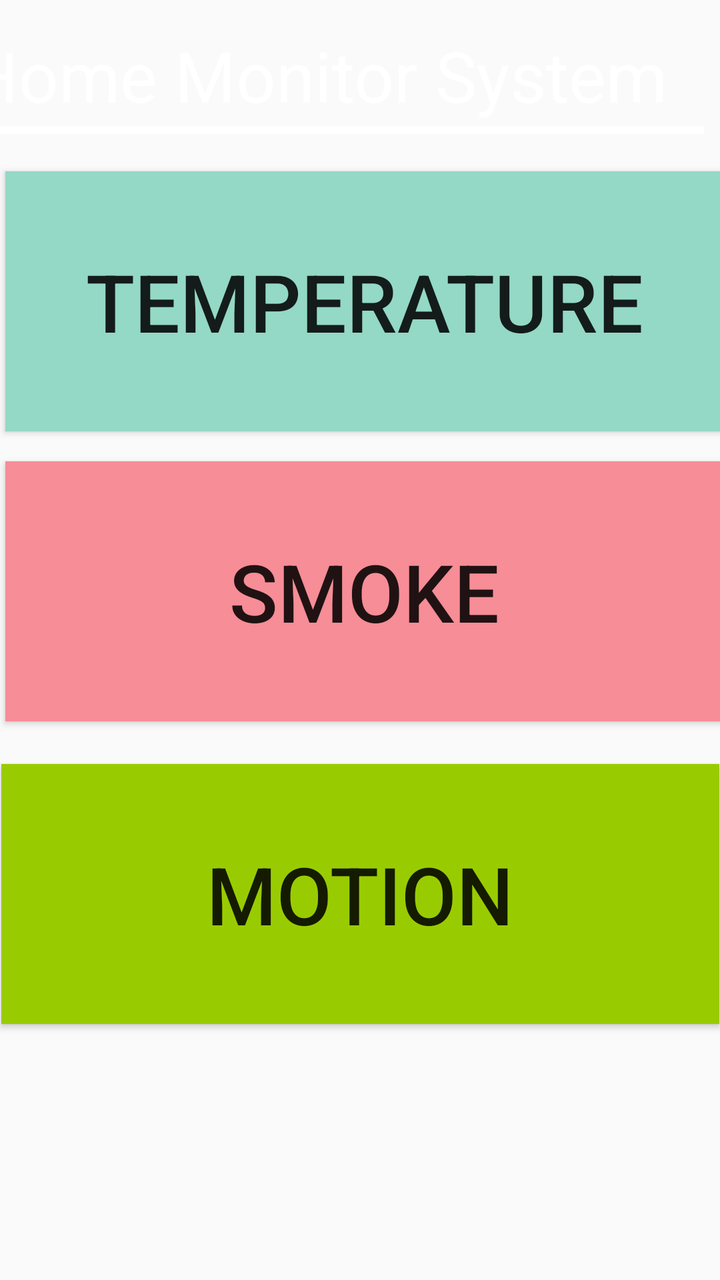
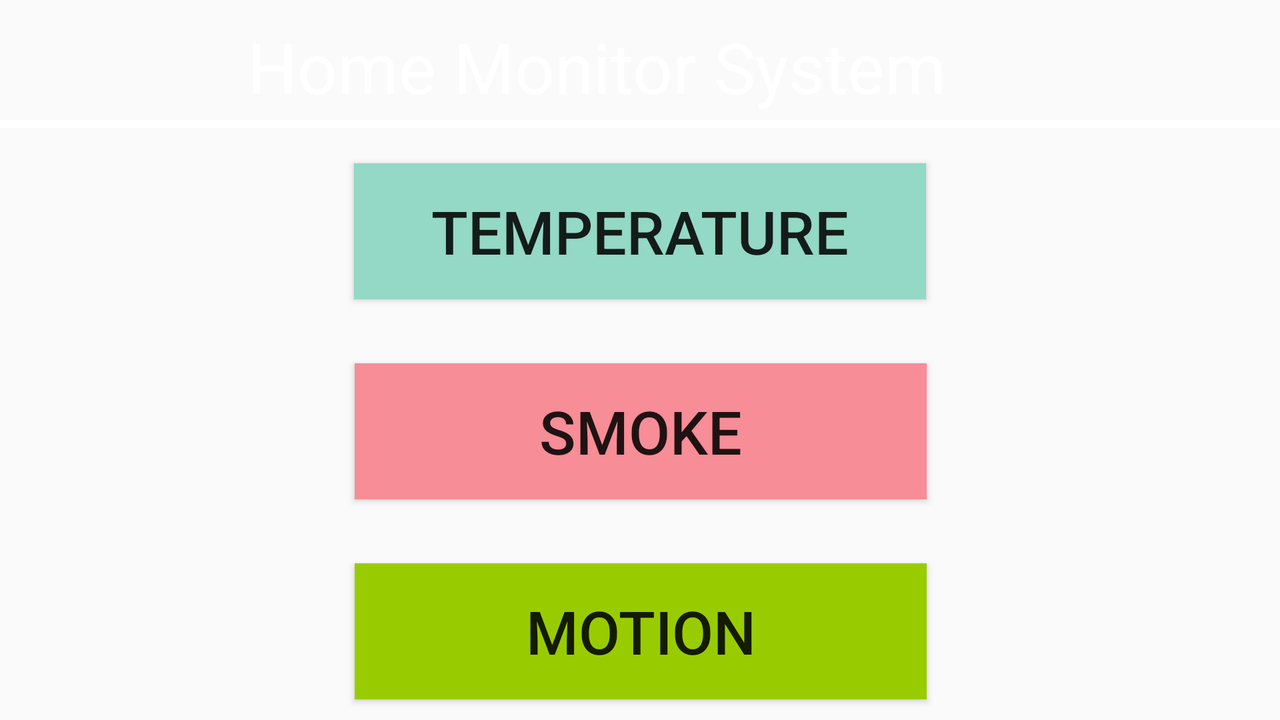

Two renders of one Android screen. The first uses the default layout on a phone; the second uses the alternative layout the repository ships for a different screen configuration, on a matching device. The two XML files are below.
<!-- AndroidManifest.xml: application theme AppTheme -->
<!-- res/layout/home_screen.xml -->
<?xml version="1.0" encoding="utf-8"?>
<androidx.constraintlayout.widget.ConstraintLayout xmlns:android="http://schemas.android.com/apk/res/android"
    xmlns:app="http://schemas.android.com/apk/res-auto"
    xmlns:tools="http://schemas.android.com/tools"
    android:orientation="vertical" android:layout_width="match_parent"
    android:layout_height="match_parent"
    android:background="@drawable/blue_gradient_background">

    <Button
        android:id="@+id/button6"
        android:layout_width="359dp"
        android:layout_height="130dp"
        android:layout_marginStart="8dp"
        android:layout_marginTop="8dp"
        android:layout_marginEnd="8sp"
        android:layout_marginBottom="8dp"
        android:background="@android:color/holo_green_light"
        android:text="Motion"
        android:textSize="40dp"
        app:layout_constraintBottom_toBottomOf="parent"
        app:layout_constraintEnd_toEndOf="parent"
        app:layout_constraintStart_toStartOf="parent"
        app:layout_constraintTop_toBottomOf="@+id/button4"
        app:layout_constraintVertical_bias="0.099" />

    <Button
        android:id="@+id/button4"
        android:layout_width="359dp"
        android:layout_height="130dp"
        android:layout_marginStart="8dp"
        android:layout_marginTop="8dp"
        android:layout_marginEnd="8dp"
        android:layout_marginBottom="8dp"
        android:background="#F78D96"
        android:text="Smoke"
        android:textSize="40dp"
        app:layout_constraintBottom_toBottomOf="parent"
        app:layout_constraintEnd_toEndOf="parent"
        app:layout_constraintHorizontal_bias="0.361"
        app:layout_constraintStart_toStartOf="parent"
        app:layout_constraintTop_toBottomOf="@+id/button3"
        app:layout_constraintVertical_bias="0.025" />

    <Button
        android:id="@+id/button3"
        android:layout_width="359dp"
        android:layout_height="130dp"
        android:layout_marginStart="8dp"
        android:layout_marginTop="8dp"
        android:layout_marginEnd="8dp"
        android:layout_marginBottom="8dp"
        android:background="#94D8C6"
        android:text="Temperature"
        android:textSize="40sp"
        app:layout_constraintBottom_toBottomOf="parent"
        app:layout_constraintEnd_toEndOf="parent"
        app:layout_constraintHorizontal_bias="0.361"
        app:layout_constraintStart_toStartOf="parent"
        app:layout_constraintTop_toBottomOf="@+id/view9"
        app:layout_constraintVertical_bias="0.025" />

    <View
        android:id="@+id/view9"
        android:layout_width="match_parent"
        android:layout_height="4dp"
        android:layout_marginEnd="8dp"
        android:background="@android:color/white"
        app:layout_constraintBottom_toBottomOf="parent"
        app:layout_constraintEnd_toEndOf="parent"
        app:layout_constraintStart_toStartOf="parent"
        app:layout_constraintTop_toTopOf="parent"
        app:layout_constraintVertical_bias="0.099" />

    <TextView
        android:id="@+id/textView7"
        android:layout_width="392dp"
        android:layout_height="45dp"
        android:layout_centerInParent="true"
        android:layout_marginStart="8dp"
        android:layout_marginTop="8dp"
        android:layout_marginEnd="8dp"
        android:layout_marginBottom="8dp"
        android:text="Home Monitor System"
        android:textColor="@color/white"
        android:textSize="35sp"
        app:layout_constraintBottom_toBottomOf="parent"
        app:layout_constraintEnd_toEndOf="parent"
        app:layout_constraintStart_toStartOf="parent"
        app:layout_constraintTop_toTopOf="parent"
        app:layout_constraintVertical_bias="0.011" />
</androidx.constraintlayout.widget.ConstraintLayout>
<!-- resources referenced by this layout -->
<resources>
  <color name="white">#ffffff</color>
  <style name="AppTheme" parent="Theme.AppCompat.Light.DarkActionBar">
          
          <item name="colorPrimary">@color/colorPrimary</item>
          <item name="colorPrimaryDark">@color/colorPrimaryDark</item>
          <item name="colorAccent">@color/colorAccent</item>
      </style>
  <color name="colorPrimary">#008577</color>
  <color name="colorPrimaryDark">#00574B</color>
  <color name="colorAccent">#D81B60</color>
</resources>
<!-- res/layout-land/home_screen.xml (the repository's variant of the layout above) -->
<!-- drawn on the phone turned sideways -->
<?xml version="1.0" encoding="utf-8"?>
<androidx.constraintlayout.widget.ConstraintLayout xmlns:android="http://schemas.android.com/apk/res/android"
    xmlns:app="http://schemas.android.com/apk/res-auto"
    xmlns:tools="http://schemas.android.com/tools"
    android:layout_width="match_parent"
    android:layout_height="match_parent"
    android:background="@drawable/blue_gradient_background"
    android:orientation="vertical">

    <Button
        android:id="@+id/button6"
        android:layout_width="286dp"
        android:layout_height="68dp"
        android:layout_marginTop="32dp"
        android:background="@android:color/holo_green_light"
        android:text="Motion"
        android:textSize="30dp"
        app:layout_constraintBottom_toBottomOf="parent"
        app:layout_constraintEnd_toEndOf="parent"
        app:layout_constraintHorizontal_bias="0.501"
        app:layout_constraintStart_toStartOf="parent"
        app:layout_constraintTop_toBottomOf="@+id/button4"
        app:layout_constraintVertical_bias="0.0" />

    <Button
        android:id="@+id/button4"
        android:layout_width="286dp"
        android:layout_height="68dp"
        android:layout_marginTop="32dp"
        android:background="#F78D96"
        android:text="Smoke"
        android:textSize="30dp"
        app:layout_constraintEnd_toEndOf="parent"
        app:layout_constraintHorizontal_bias="0.501"
        app:layout_constraintStart_toStartOf="parent"
        app:layout_constraintTop_toBottomOf="@+id/temperature_button" />

    <Button
        android:id="@+id/temperature_button"
        android:layout_width="286dp"
        android:layout_height="68dp"
        android:layout_marginStart="8dp"
        android:layout_marginTop="8dp"
        android:layout_marginEnd="8dp"
        android:layout_marginBottom="8dp"
        android:background="#94D8C6"
        android:text="Temperature"
        android:textSize="30sp"
        app:layout_constraintBottom_toBottomOf="parent"
        app:layout_constraintEnd_toEndOf="parent"
        app:layout_constraintStart_toStartOf="parent"
        app:layout_constraintTop_toBottomOf="@+id/view9"
        app:layout_constraintVertical_bias="0.046" />

    <View
        android:id="@+id/view9"
        android:layout_width="match_parent"
        android:layout_height="4dp"
        android:layout_marginTop="5dp"
        android:background="@android:color/white"
        app:layout_constraintEnd_toEndOf="parent"
        app:layout_constraintStart_toStartOf="parent"
        app:layout_constraintTop_toBottomOf="@+id/textView7" />

    <TextView
        android:id="@+id/textView7"
        android:layout_width="392dp"
        android:layout_height="45dp"
        android:layout_centerInParent="true"
        android:layout_marginTop="10dp"
        android:text="Home Monitor System"
        android:textColor="@color/white"
        android:textSize="35sp"
        app:layout_constraintEnd_toEndOf="parent"
        app:layout_constraintHorizontal_bias="0.498"
        app:layout_constraintStart_toStartOf="parent"
        app:layout_constraintTop_toTopOf="parent" />
</androidx.constraintlayout.widget.ConstraintLayout>
